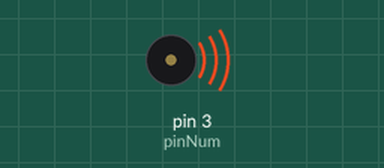
Bench run of a sketch on a simulated Arduino Uno, built with avr-gcc and run on an emulated ATmega328P. Parts: buzzer (waves = sounding).

Above: at 0.05 s.
Timing chart, 0 to 3.0 s (numbered marks = the images above):
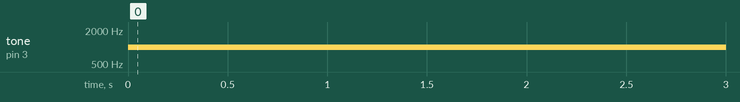

Measured:
- by itself, tone on pin 3 (pinNum): silent → 1000 Hz at 0.00 s

The sketch:

BeepTest.ino
```cpp
int pinNum = 3;
void setup() {
  // put your setup code here, to run once:
  Serial.begin(9600);
}

void loop() {
  // put your main code here, to run repeatedly:
  tone(pinNum, 1000, 2000);
  delay(1000);
  tone(pinNum, 2000);
  noTone(pinNum);
}
```
